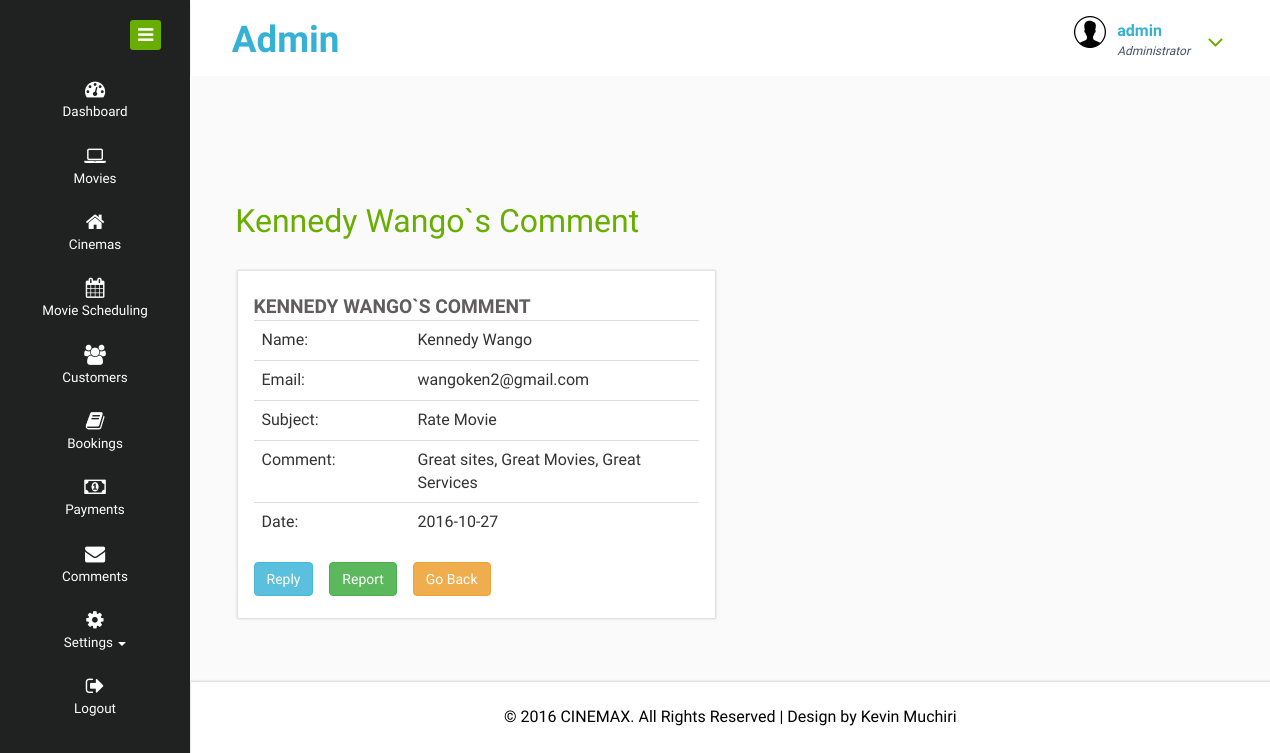
The page /admin/view_comment.php?id=1 (signed in) on the database its author committed.
### tables this page shows
CREATE TABLE `comments` (
  `id` int(11) NOT NULL,
  `firstname` varchar(100) NOT NULL,
  `lastname` varchar(100) NOT NULL,
  `email` varchar(255) NOT NULL,
  `subject` varchar(100) DEFAULT NULL,
  `message` text NOT NULL,
  `date` date NOT NULL,
  `is_seen` int(11) NOT NULL,
  `reply` text
);

### admin/view_comment.php (the view, shortened to what this page needs)
<?php
include'db.php';
             $sel = mysqli_query($con,"select * from comments where id='".$_REQUEST['id']."'");
             $row = mysqli_fetch_array($sel,MYSQLI_ASSOC);
             ?>
<!DOCTYPE HTML>
<html>
<head>
<link href="css/bootstrap.css" rel="stylesheet" type="text/css" media="all">
<link href="css/jquery.dataTables.1.10.11.min.css" rel="stylesheet" type="text/css" media="all">
<link href="css/style.css" rel="stylesheet" type="text/css" media="all"/>
<link href="css/font-awesome.css" rel="stylesheet">
</head>
<body>
<div class="page-container">
   <div class="left-content">
	   <div class="mother-grid-inner">
				<?php include'head.php';?>
<div class="inner-block" >
    <div class="product-block ">
    	<div class="pro-head">
    		<h2><?php echo $row['firstname'].' '.$row['lastname'];?>`s Comment</h2>
    	</div>
      <div class="col-md-6 chit-chat-layer1-left">
               <div class="work-progres">
                            <div class="chit-chat-heading">
                                  <?php echo $row['firstname'].' '.$row['lastname'];?>`s Comment
                            </div>
                            <div class="row event-agile2">
      <div class="col-lg-12 col-md-12 event-w3ls">
        <div class="table-responsive">
          <table class="table table-hover">
                              <tbody>
                                <tr>
                                  <td width="35%">Name:</td>
                                  <td><?php echo $row['firstname'].' '.$row['lastname'];?></td>
                                  </tr>
                              <tr>
                                 <td>Email:</td>
                                  <td><?php echo $row['email']?></td> </tr>
                              <tr>
                                 <td>Subject:</td>
                                  <td><?php echo $row['subject']?></td> </tr>
                              <tr>
                                 <td>Comment:</td>
                                  <td><?php echo $row['message']?></td> </tr>
                              <tr>
                                 <td>Date:</td>
                                  <td><?php echo $row['date']?></td> </tr>
                          </tbody>
                      </table>
        </div>
      </div>
    </div>
    <div><a class="btn btn-info" href="reply.php?id=<?php echo $_REQUEST['id'];?>">Reply</a>&nbsp;&nbsp;&nbsp;&nbsp;<a target="blank" class="btn btn-success" href="reportcomment.php?id=<?php echo $_REQUEST['id'];?>">Report</a>&nbsp;&nbsp;&nbsp;&nbsp;<a class="btn btn-warning" href="comments.php">Go Back</a></div>
             </div>
      </div>
      <div class="clearfix"> </div>
    </div>
</div>
<link rel="stylesheet" type="text/css" href="css/magnific-popup.css">
<?php include'footer.php';?>
</div>
</div>
    <?php include'includes.php';?>
</body>
</html>

### admin/includes.php (style rules this page uses)
a { text-decoration:none }

### rows shown on the page
comments: firstname "Kennedy", lastname "Wango", firstname "KENNEDY", lastname "WANGO", email "wangoken2@gmail.com", subject "Rate Movie", message "Great sites, Great Movies, Great Services", date "2016-10-27"

### other values the page prints
$_SESSION['manager'] "admin"
